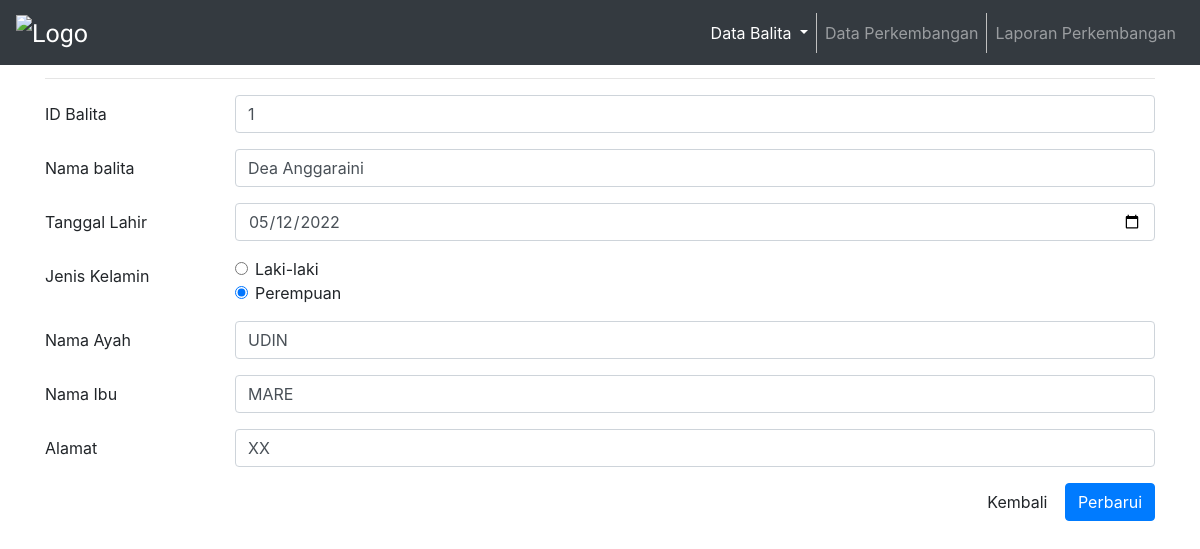
The page /admin/proses/edit-balita.php?idbalita=1 on the database its author committed.
### tables this page shows
CREATE TABLE `balita` (
  `idbalita` int(5) NOT NULL,
  `nama_balita` varchar(100) NOT NULL,
  `tanggal_lahir` date NOT NULL,
  `jenis_kelamin` enum('Laki-laki','Perempuan') NOT NULL,
  `nama_ayah` varchar(100) NOT NULL,
  `nama_ibu` varchar(100) NOT NULL,
  `alamat` text NOT NULL
);

### admin/proses/edit-balita.php (the view, shortened to what this page needs)
<?php
	include('../koneksi.php');
?>
<!DOCTYPE html>
<html lang="en">
<head>
    <link rel="stylesheet" href="https://maxcdn.bootstrapcdn.com/bootstrap/4.5.2/css/bootstrap.min.css">
    <link rel="stylesheet" href="https://cdnjs.cloudflare.com/ajax/libs/font-awesome/4.7.0/css/font-awesome.min.css">
</head>
<body>
    <nav class="navbar navbar-expand-md bg-dark navbar-dark fixed-top">
        <a class="navbar-brand">
            <img src="http://indihealth.com/indihealthcom/assets/images/products/5acf891ba61c4.png" alt="Logo"
                style="width:150px;"></a>
        <div class="collapse navbar-collapse" id="collapsibleNavbar">
            <ul class="navbar-nav ml-auto">
                <li class="nav-item dropdown active">
                    <a class="nav-link dropdown-toggle" href="#" id="navbarDropdown" role="button"
                        data-toggle="dropdown" aria-haspopup="true" aria-expanded="false">
                        Data Balita
                    </a>
                </li>
                <li class="nav-item">
                    <a class="nav-link" href="../index-perkembangan.php">Data Perkembangan</a>
                </li>
                <li class="nav-item">
                    <a class="nav-link" href="../laporan-perkembangan.php">Laporan Perkembangan</a>
                </li>
            </ul>
        </div>
    </nav>
    <br>
    <div class="container">
        <h2>Edit Data Balita</h2>
        <hr>
        <?php
		if(isset($_GET['idbalita'])){
			$idbalita = $_GET['idbalita'];
			$select = mysqli_query($koneksi, "SELECT * FROM balita WHERE idbalita='$idbalita'") or die(mysqli_error($koneksi));
			if(mysqli_num_rows($select) == 0){
				echo '<div class="alert alert-warning">ID tidak ada dalam database.</div>';
				exit();
			}else{
				$data = mysqli_fetch_assoc($select);
			}
		}
		?>
        <form action="edit-balita.php?idbalita=<?php echo $idbalita; ?>" method="post" autocomplete="off">
            <div class="form-group row">
                <label class="col-sm-2 col-form-label">ID Balita</label>
                <div class="col-sm-10">
                    <input type="text" name="idbalita" class="form-control" value="<?php echo $data['idbalita']; ?>"
                        required>
                </div>
            </div>
            <div class="form-group row">
                <label class="col-sm-2 col-form-label">Nama balita</label>
                <div class="col-sm-10">
                    <input type="text" name="nama_balita" class="form-control"
                        value="<?php echo $data['nama_balita']; ?>" required>
                </div>
            </div>
            <div class="form-group row">
                <label class="col-sm-2 col-form-label">Tanggal Lahir</label>
                <div class="col-sm-10">
                    <input type="date" name="tanggal_lahir" class="form-control"
                        value="<?php echo $data['tanggal_lahir']; ?>" required>
                </div>
            </div>
            <div class="form-group row">
                <label class="col-sm-2 col-form-label">Jenis Kelamin</label>
                <div class="col-sm-10">
                    <div class="form-check">
                        <input type="radio" class="form-check-input" name="jenis_kelamin" value="Laki-laki"
                            <?php if($data['jenis_kelamin'] == 'Laki-laki'){ echo 'checked'; } ?> required>
                        <label class="form-check-label">Laki-laki</label>
                    </div>
                    <div class="form-check">
                        <input type="radio" class="form-check-input" name="jenis_kelamin" value="Perempuan"
                            <?php if($data['jenis_kelamin'] == 'Perempuan'){ echo 'checked'; } ?> required>
                        <label class="form-check-label">Perempuan</label>
                    </div>
                </div>
            </div>
            <div class="form-group row">
                <label class="col-sm-2 col-form-label">Nama Ayah</label>
                <div class="col-sm-10">
                    <input type="text" name="nama_ayah" class="form-control" value="<?php echo $data['nama_ayah']; ?>"
                        required>
                </div>
            </div>
            <div class="form-group row">
                <label class="col-sm-2 col-form-label">Nama Ibu</label>
                <div class="col-sm-10">
                    <input type="text" name="nama_ibu" class="form-control" value="<?php echo $data['nama_ibu']; ?>"
                        required>
                </div>
            </div>
            <div class="form-group row">
                <label class="col-sm-2 col-form-label">Alamat</label>
                <div class="col-sm-10">
                    <input type="text" name="alamat" class="form-control" value="<?php echo $data['alamat']; ?>"
                        required>
                </div>
            </div>
            <div class="form-group text-right">
                <a href="../index-balita.php" class="btn btn-default">Kembali</a>
                <button type="submit" name="submit" class="btn btn-primary">Perbarui</button>
            </div>
        </form>
    </div>
</body>
</html>

### admin/proses/edit-balita.php (style rules this page uses)
.navbar-nav .nav-item:not(:last-child) { border-right: 1px solid silver; }
.navbar-brand { font-family: 'Roboto', sans-serif; font-size: 25px; margin: 0px; }

### rows shown on the page
balita: idbalita "1", nama_balita "Dea Anggaraini", tanggal_lahir "05/12/2022", jenis_kelamin "☑", nama_ayah "UDIN", nama_ibu "MARE", alamat "XX"
